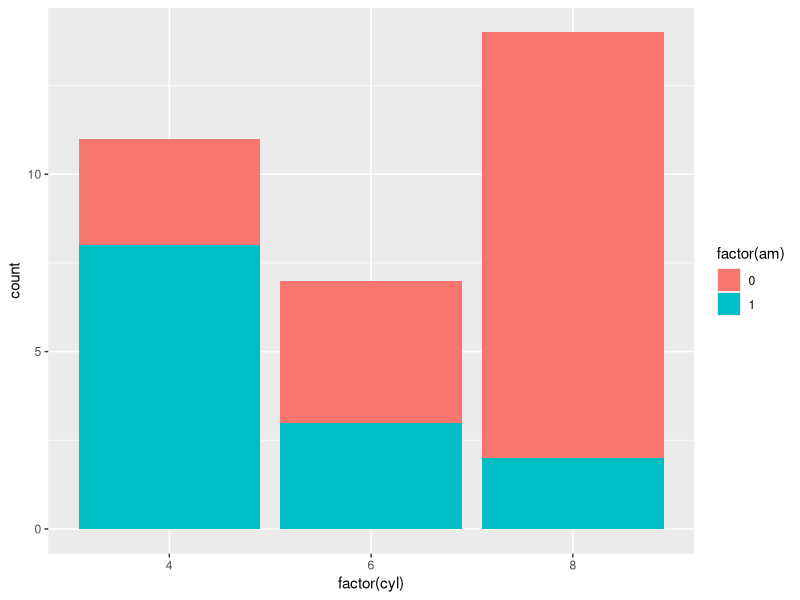

Write the R code that produced this figure.
# Load the ggplot2 library
library(ggplot2)

# Create the stacked bar chart
ggplot(mtcars, aes(x = factor(cyl), fill = factor(am))) +
  geom_bar()

# Create a subset of the mtcars dataset with the "Reference" and "Status" columns
dataframe1 <- data.frame(
  Reference = c("A", "B", "A", "B", "A", "B"),
  Status = c("C", "C", "D", "D", "C", "D")
)

# Create a table using xtabs() function
dataframe2 <- xtabs(~ Reference + Status, dataframe1)
dataframe2
write.csv(dataframe2, file = "dataframe2.csv")